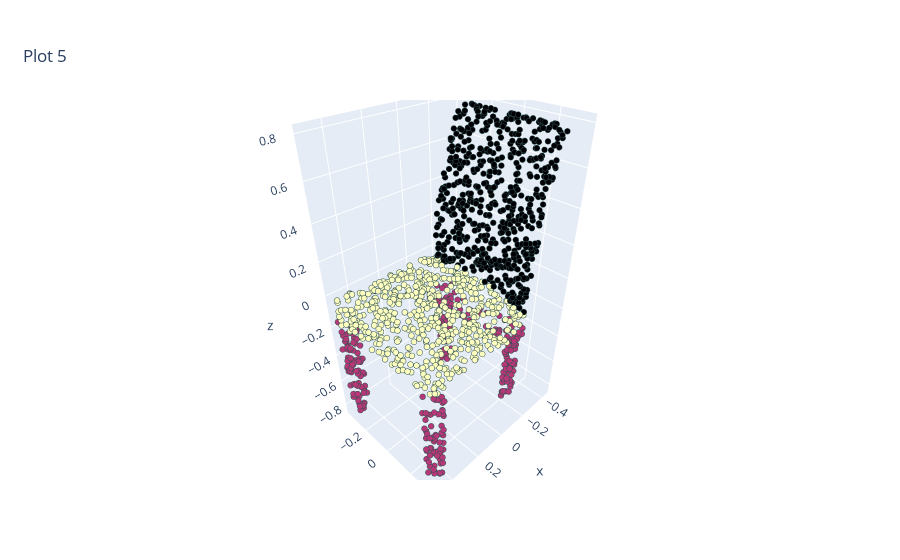

The cell this chart's notebook holds for it:
### Code cell
pred_np = np.array(torch.argmax(pred[5],1).cpu())
x,y,z=np.array(points[5]).T
#c = np.array(batch['category'][0]).T

fig = go.Figure(data=[go.Scatter3d(x=x, y=z, z=y, 
                                   mode='markers',
                                   marker=dict(
        size=30,
        color=pred_np,                # set color to an array/list of desired values
        colorscale='magma',   # choose a colorscale
        opacity=1.0
    ))])
fig.update_traces(marker=dict(size=2,
                              line=dict(width=2,
                                        color='DarkSlateGrey')),
                  selector=dict(mode='markers'))
fig.update_layout(
    title={
        'text': "Plot 5",   # 标题名称
    
        'xanchor': 'center',   # 相对位置
        'yanchor': 'top'})
fig.show()

### Figure 1 — Plotly figure (JSON) as saved in the notebook; plotly's stock layout.template omitted (floating-point values rounded to 4 significant figures; data arrays with more than 128 entries replaced by an {"elided": "..."} marker saying what was removed)
{"data": [{"marker": {"color": {"elided": "2000 int values"}, "colorscale": [[0, "#000004"], [0.1111, "#180f3d"], [0.2222, "#440f76"], [0.3333, "#721f81"], [0.4444, "#9e2f7f"], [0.5556, "#cd4071"], [0.6667, "#f1605d"], [0.7778, "#fd9668"], [0.8889, "#feca8d"], [1, "#fcfdbf"]], "line": {"color": "DarkSlateGrey", "width": 2}, "opacity": 1, "size": 2}, "mode": "markers", "type": "scatter3d", "x": {"elided": "2000 float values"}, "y": {"elided": "2000 float values"}, "z": {"elided": "2000 float values"}}], "layout": {"title": {"text": "Plot 5", "xanchor": "center", "yanchor": "top"}}}
